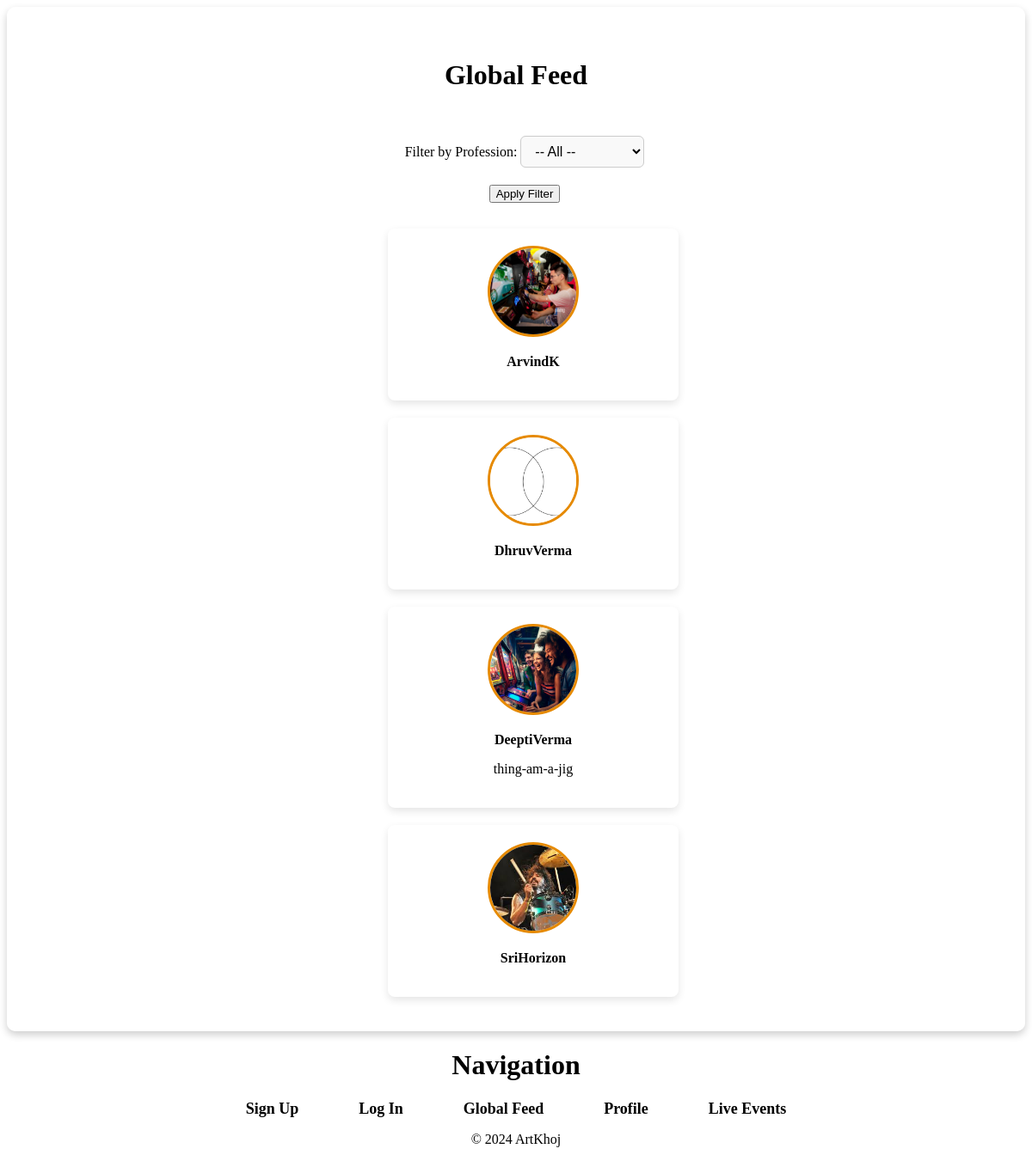
The app's page /users/global-feed/ (signed in) with its own data.
### users/models.py (models this page shows, shortened)
class Profile(models.Model):
    user = models.OneToOneField(User, on_delete=models.CASCADE)
    profession = models.CharField(max_length=100, blank=True)
    location = models.CharField(max_length=100, blank=True)
    profile_picture = models.ImageField(upload_to='profile_pics/', blank=True, null=True)
    bio = models.CharField(max_length=140, blank=True)

### users/views.py (the view)
# urls.py: path('global-feed/', views.global_feed, name='global-feed'),
@login_required
def global_feed(request):
    profiles = (
    Profile.objects.exclude(user=request.user).select_related('user')          # ← prevents N+1 on profile.user
    )
    profession_filter_form = ProfessionFilterForm(request.GET or None)  # Form for profession filtering
    if profession_filter_form.is_valid():
        professions = profession_filter_form.cleaned_data.get('professions')
        if professions:
            profiles = profiles.filter(profession__in=professions)  # Filter profiles by selected professions
    return render(request, 'users/global_feed.html', {
        'profiles': profiles,
        'profession_filter_form': profession_filter_form
    })

### users/forms.py
class ProfessionFilterForm(forms.Form):
    professions = forms.MultipleChoiceField(
        choices=[],
        widget=forms.CheckboxSelectMultiple,
        required=False,
        label="Filter by Profession"
    )
    def __init__(self, *args, **kwargs):
        super(ProfessionFilterForm, self).__init__(*args, **kwargs)
        all_professions = Profile.objects.values_list('profession', flat=True).distinct()
        self.fields['professions'].choices = [(prof, prof) for prof in all_professions if prof]

### users/templates/users/global_feed.html (shortened to what this page needs)
{% extends 'users/base.html' %}
{% load static %}
{% block content %}
<div class="global-feed-container">
<h1>Global Feed</h1>
<div class="filter-container">
<form method="get" action="{% url 'global-feed' %}">
    <div class="dropdown-filter">
    <label for="id_professions">Filter by Profession:</label>
    <select name="professions" id="id_professions">
        <option value="">-- All --</option>
    </select>
</div>
    <button type="submit">Apply Filter</button>
</form>
</div>
{% for profile in profiles %}
<div class="profile-header-global">
    <div class="profile-picture-container">
        <a href="{% url 'profile-detail' profile.user.id %}" class="profile-link">
            <img src="{{ profile.profile_picture.url }}" alt="{{ profile.user.username }}'s profile picture" />
            <p><strong>{{ profile.user.username }}</strong></p>
            <p>{{ profile.profession }}</p>
        </a>
    </div>
</div>
{% empty %}
<p>No users found for the selected profession.</p>
{% endfor %}
</div>
{% endblock %}

### users/static/users/styles.css (style rules this page uses)
.global-feed-container { display: grid; grid-template-columns: repeat(auto-fit, minmax(250px, 1fr)); gap: 20px; padding: 20px; justify-content: center; }
.profile-header-global { display: flex; flex-direction: column; align-items: center; text-align: center; padding: 20px; background: #fff; box-shadow: 0px 4px 10px rgba(0, 0, 0, 0.1); border-radius: 8px; width: 100%; transition: transform 0.2s ease-in-out; }
.profile-picture-container img { width: 100px; height: 100px; border-radius: 50%; object-fit: cover; border: 3px solid #e68a00; }
.profile-link { text-decoration: none; color: inherit; }
.filter-container { display: block; width: 100%; text-align: center; padding: 10px; }
.dropdown-filter { text-align: center; margin-bottom: 20px; }
.dropdown-filter select { padding: 8px 12px; font-size: 1rem; border-radius: 6px; border: 1px solid #ccc; background-color: #f9f9f9; transition: border 0.2s ease; }

### records on screen
Profile: profile_picture (picture), user.username "ArvindK"
Profile: profile_picture (picture), user.username "DhruvVerma"
Profile: profile_picture (picture), user.username "DeeptiVerma", profession "thing-am-a-jig"
Profile: profile_picture (picture), user.username "SriHorizon"
